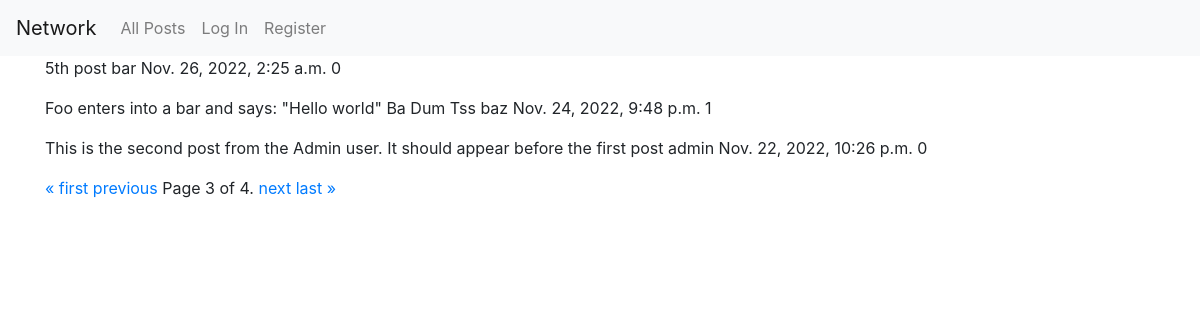
/?page=3, run on the app's committed database.
### network/models.py (models this page shows, shortened)
class Post(models.Model):
    content = models.TextField()
    poster = models.ForeignKey('User', on_delete=models.SET_NULL, null=True, related_name="own_posts")
    creation_date = models.DateTimeField(auto_now_add=True)
    def get_likes(self):
        return self.likes.all().count()
    def get_posts(type, user=None):
        posts = Post.objects.all().order_by('-creation_date')
        if type == 'ALL': return posts
        if type == 'USER': return posts.filter(poster=user)
        if type == 'FOLLOWING': return posts.filter(poster__in=user.following.all())

class User(AbstractUser):
    following = models.ManyToManyField('User', blank=True, related_name='followers')

### network/views.py (the view)
# urls.py: path("", views.index, name="index"),
def index(request, posts=None):
    if posts: pass
    else: posts = Post.get_posts(type='ALL')
    items_per_page = 3
    pages = Paginator(posts, items_per_page)
    page_number = request.GET.get('page')
    page_obj = pages.get_page(page_number)
    return render(request, "network/index.html", {
        'form': PostForm(),
        'page_obj': page_obj,
    })

### network/templates/network/index.html (shortened to what this page needs)
{% extends "network/layout.html" %}
{% load static %}
{% block body %}
    {% for post in page_obj %}
        <p>
            {{ post.content }}
            {{ post.poster }}
            {{ post.creation_date }}
            {{ post.get_likes }}
        </p>
    {% endfor %}
    <div class="pagination">
        <span class="step-links">
            {% if page_obj.has_previous %}
                <a href="?page=1">&laquo; first</a>
                <a href="?page={{ page_obj.previous_page_number }}">previous</a>
            {% endif %}
            <span class="current">
                Page {{ page_obj.number }} of {{ page_obj.paginator.num_pages }}.
            </span>
            {% if page_obj.has_next %}
                <a href="?page={{ page_obj.next_page_number }}">next</a>
                <a href="?page={{ page_obj.paginator.num_pages }}">last &raquo;</a>
            {% endif %}
        </span>
    </div>
{% endblock %}

### data on the page
Post: content "5th post", poster "bar", creation_date "Nov. 26, 2022, 2:25 a.m.", get_likes "0"
Post: content "Foo enters into a bar and says: \"Hello world\" Ba Dum Tss", poster "baz", creation_date "Nov. 24, 2022, 9:48 p.m.", get_likes "1"
Post: content "This is the second post from the Admin user. It should appear before the first post", poster "admin", creation_date "Nov. 22, 2022, 10:26 p.m.", get_likes "0"

### other printed values
{{ page_obj.number }} "3"
{{ page_obj.paginator.num_pages }} "4"
